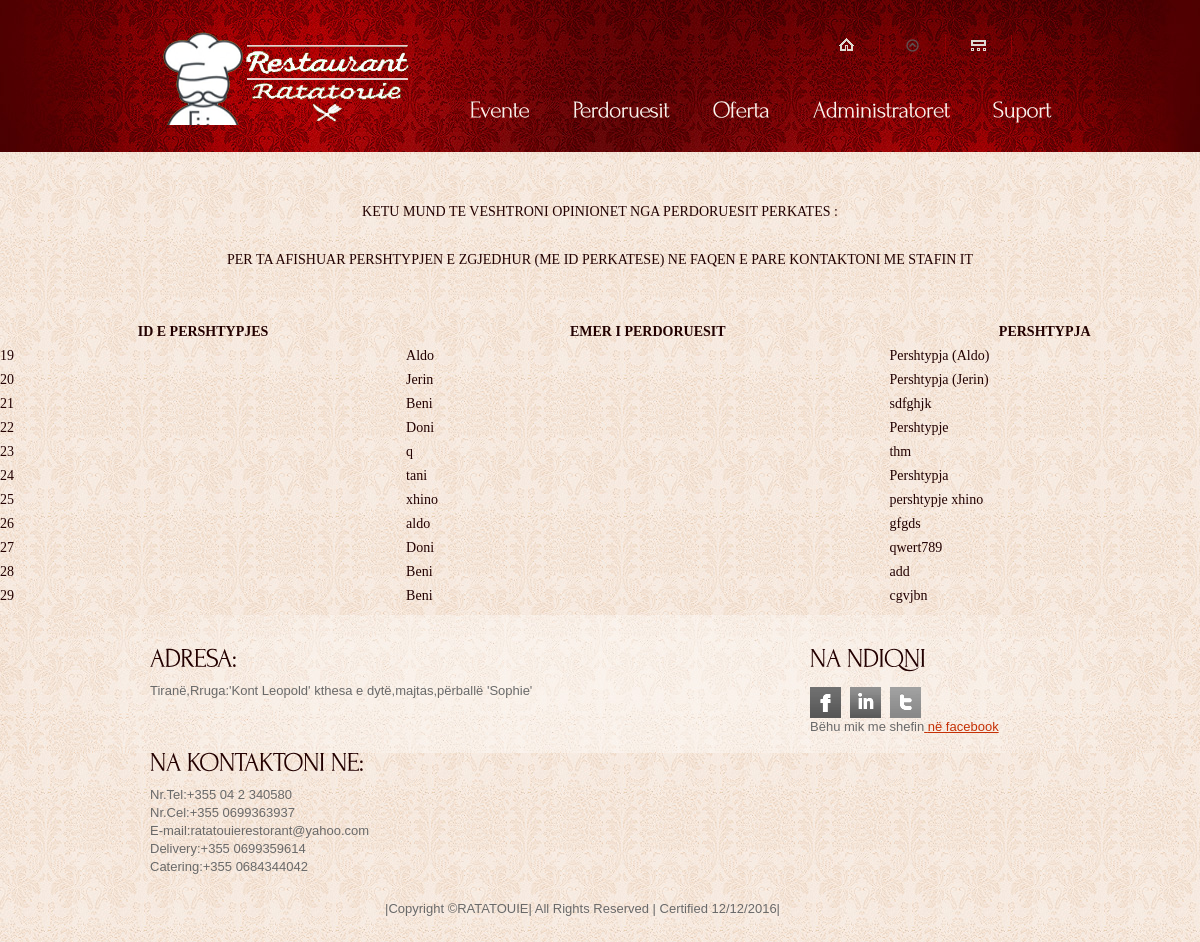
Screenshot of /opinionet.php with the database file from the repository.
### tables this page shows
CREATE TABLE `Pershtypje` (
  `PershtypjeID` int(8) NOT NULL,
  `UserID` varchar(15) NOT NULL,
  `Username` varchar(15) NOT NULL,
  `opinion` text NOT NULL
);

### opinionet.php (the view, shortened to what this page needs)
<!DOCTYPE html>
<html lang="en">
<head>
<link rel="stylesheet" href="css/reset.css" type="text/css" media="all">
<link rel="stylesheet" href="css/layout.css" type="text/css" media="all">
<link rel="stylesheet" href="css/style.css" type="text/css" media="all">
</head>
<body id="page2">
<div class="body6">
  <div class="body1">
    <div class="main">
      <header>
        <h1><a href="index.php" id="logo">Restorant Ratatouie</a></h1>
         <nav>
            <ul id="top_nav">
              <li><a href="index.php"><img src="images/icon_1.gif" alt=""></a></li>
              <li><a href="reklama.php"><img src="images/icon_3.png" alt=""></a></li>
              <li><a href="admin.php"><img src="images/icon_2.gif" alt=""></a></li>
            </ul>
          </nav>
        <nav>
           <ul id="menu">
              <li><a href="events.php">Evente</a></li>
              <li><a href="users.php">Perdoruesit</a></li>
              <li><a href="ulje.php">Oferta</a></li>
              <li><a href="admini.php">Administratoret</a></li>
              <li><a href="help.php">Suport</a></li>
            </ul>
        </nav>
        </header>
    </div>
  </div>
</div><br><br>
<p align="center">KETU MUND TE VESHTRONI OPINIONET NGA PERDORUESIT PERKATES : </p>
<p align="center">PER TA AFISHUAR PERSHTYPJEN E ZGJEDHUR (ME ID PERKATESE) NE FAQEN E PARE KONTAKTONI ME STAFIN IT</p><br>
<?php
$sql=("SELECT *  FROM Pershtypje");
$records=mysql_query($sql);
?>
<table style="width:100%">
  <tr>
    <th>ID E PERSHTYPJES</th>
    <th>EMER I PERDORUESIT</th>
    <th>PERSHTYPJA</th>
  </tr>
  <?php
  while($Pershtypje=mysql_fetch_assoc($records)){
    echo "<tr>";
    echo "<td>".$Pershtypje['PershtypjeID']."</td>";
    echo "<td>".$Pershtypje['Username']."</td>";
     echo "<td>".$Pershtypje['opinion']."</td>";
    echo "</tr>";
  }
  ?>
  </table>
    <div class="body3">
  <div class="body4">
    <div class="main">
      <footer><hr>
        <div class="wrapper">
          <section class="col1 pad_left1">
     <h3>ADRESA:</h3>
         <p>Tiranë,Rruga:'Kont Leopold' kthesa e dytë,majtas,përballë 'Sophie'</p>
            <h3>NA KONTAKTONI NE:</h3>
      <p>Nr.Tel:+355 04 2 340580<br>
         Nr.Cel:+355 0699363937<br>
               E-mail:ratatouierestorant@yahoo.com<br>
               Delivery:+355 0699359614<br>
               Catering:+355 0684344042<br></p>
        <P ALIGN=right>
        |Copyright &copy;RATATOUIE|
         All Rights Reserved |
               Certified 12/12/2016|</p></section>
          <section class="col2 pad_left1">
            <h3>NA NDIQNI </h3>
            <ul id="icons">
              <li><a href="https://www.facebook.com/Restorant-Ratatouie-1187326811355133/" target="_blank" class="normaltip"><img src="images/icon1.gif" alt=""></a></li>
              <li><a href="https://www.instagram.com/ratatouierestorant/?hl=en" target="_blank" class="normaltip"><img src="images/icon2.gif" alt=""></a></li>
              <li><a href="https://twitter.com/RRatatouie" target="_blank" class="normaltip"><img src="images/icon3.gif" alt=""></a></li>
              <li>Bëhu mik me shefin<a href="https://www.facebook.com/ratatouiechef.restorantchef.3" target=_"blank"> në facebook</a></li>
        </ul>
        </section>
        </div>
      </footer>
    </div>
  </div>
</div>
</body>
</html>
  </body>
  </html>

### css/layout.css (style rules this page uses)
.col1, .col2, .col3, .cols { float:left }
.col1 { width:630px }
.col2 { width:240px }

### css/style.css (style rules this page uses)
article, aside, audio, canvas, command, datalist, details, embed, figcaption, figure, footer, header, hgroup, keygen, meter, nav, output, progress, section, source, video { display:block }
.wrapper { width:100%; overflow:hidden }
body { background:url(../images/bg_bot.jpg) center 0 repeat #faf3ed; border:0; font:14px Georgia, "Times New Roman", Times, serif; color:#200; line-height:24px }
.main { margin:0 auto; width:960px }
.body1 { background:url(../images/bg_top_img.jpg) top center no-repeat }
.body3 { background:url(../images/bg_bot.jpg) top center repeat }
.body4 { background:url(../images/bg_bot_img.jpg) top center no-repeat }
.body6 { background:url(../images/bg_top.jpg) top repeat-x }
a { color:#a80002; text-decoration:none; outline:none }
h1 { float:left; padding:0px 0 0 36px }
h3 { font-size:27px; color:#230000; line-height:1.2em; padding:20px 0 9px 0; letter-spacing:-1px }
p { padding-bottom:24px }
header { height:121px; padding-top:31px; width:100%; overflow:hidden }
#logo { display:block; background:url(../images/rat.png) 0 0 no-repeat; width:259px; height:94px; text-indent:-9999px }
#top_nav { float:right; padding:4px 43px 30px 0 }
#top_nav li { float:left; padding:3px 26px 5px 0; background:url(../images/top_line.gif) right 0 no-repeat; margin-right:25px }
#top_nav li a { display:block; line-height:0 }
#menu { width:633px; float:right; padding:0 0 0 0 }
#menu li { float:left; padding-left:3px }
#menu li a { display:block; font-size:24px; color:#faf3ed; line-height:40px; padding:0 20px; height:44px; letter-spacing:-1px }
.pad_left1 { padding-left:30px }
footer { height:138px; font:13px "Trebuchet MS", Arial, Helvetica, sans-serif; color:#696969; line-height:18px }
footer a { color:#c53005; text-decoration:underline }
#icons { padding:5px 0 0 0 }
#icons li { float:left; padding-right:9px }

### rows the page displays
pershtypje: PershtypjeID "19", Username "Aldo", opinion "Pershtypja (Aldo)"
pershtypje: PershtypjeID "20", Username "Jerin", opinion "Pershtypja (Jerin)"
pershtypje: PershtypjeID "21", Username "Beni", opinion "sdfghjk"
pershtypje: PershtypjeID "22", Username "Doni", opinion "Pershtypje"
pershtypje: PershtypjeID "23", Username "q", opinion "thm"
pershtypje: PershtypjeID "24", Username "tani", opinion "Pershtypja"
pershtypje: PershtypjeID "25", Username "xhino", opinion "pershtypje xhino"
pershtypje: PershtypjeID "26", Username "aldo", opinion "gfgds"
pershtypje: PershtypjeID "27", Username "Doni", opinion "qwert789"
pershtypje: PershtypjeID "28", Username "Beni", opinion "add"
pershtypje: PershtypjeID "29", Username "Beni", opinion "cgvjbn"
